Frame 1 (no input): blank canvas, image omitted
Frame 60 (the mouse pressed at the canvas centre just before this capture): blank canvas, image omitted
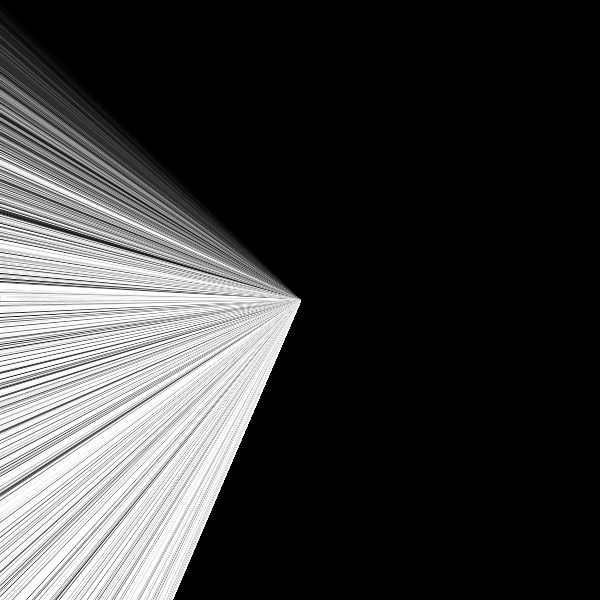
Frame 120 (the mouse held since frame 60 and released just before this capture)

The Processing sketch whose frames 1 and 60 were blank and that drew this single picture after the mouse press (run headless with seeded random() and noise(); from frame 60 on, the mouse is pressed at the canvas centre):

// Processing sketch: processing_47882
// ── processing_47882.pde

void setup(){
noCursor();
  size (600, 600);
background (0, 255);

  
}
void draw(){
for(int i=0; i<1000; i++) {
  float r = random(i*mouseY/width);
  stroke(r*4);
  line(mouseY-mouseX, i, width/2, height/2);
}
}
  
                
                
